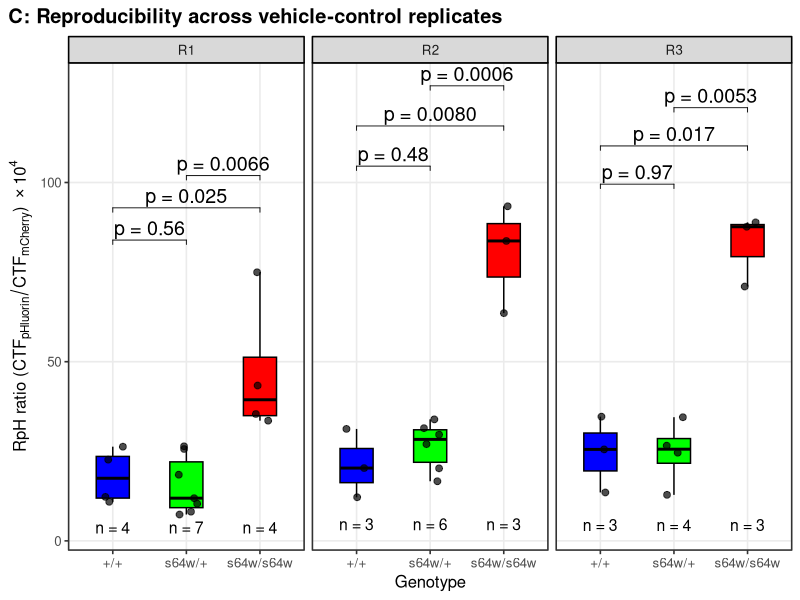
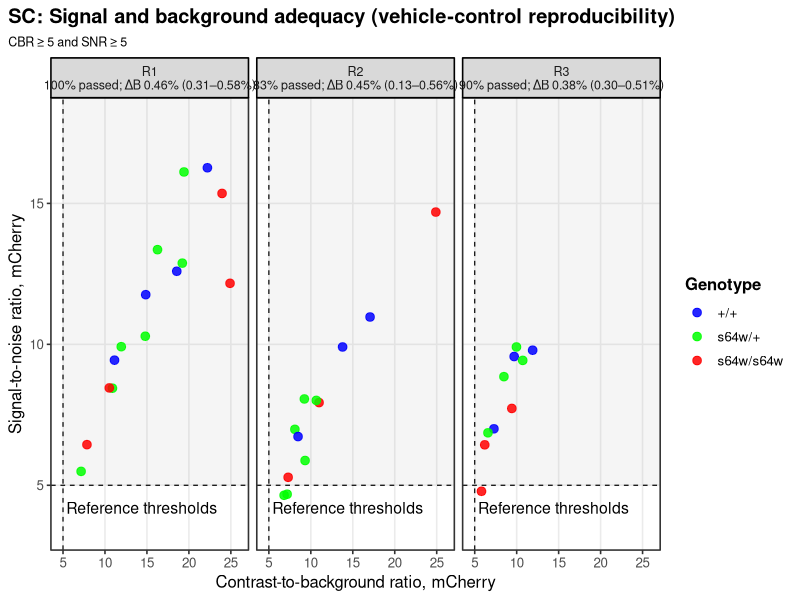
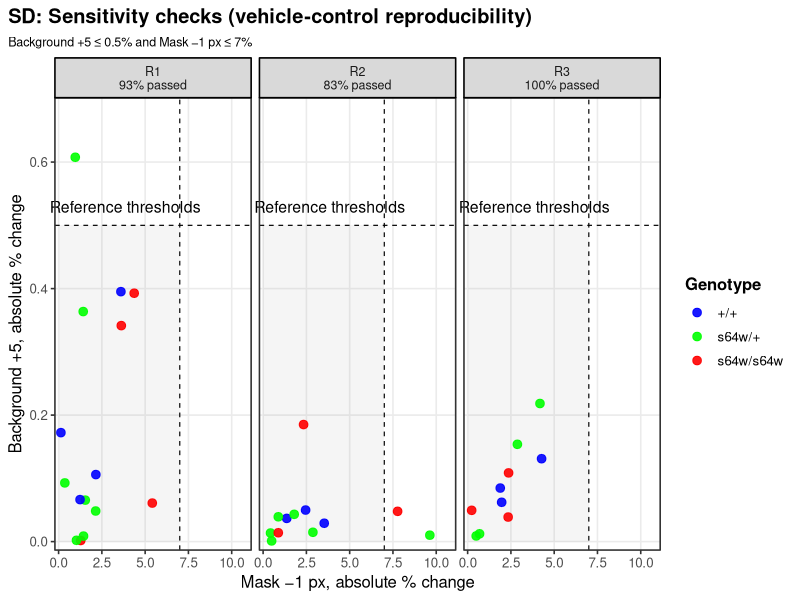

Write R code to recreate these figures, in order.
library(dplyr)
library(emmeans)
library(ggplot2)
library(ggpubr)
library(purrr)
library(readxl)
library(sandwich)
library(tidyr)

# Import and prepare vehicle-control replicate data
df_vehicle_raw <- read_excel("data/cg_RpH/R1-R3.xlsx")

scale_factor <- 1e4
df_vehicle <- df_vehicle_raw %>%
  mutate(Genotype = factor(Genotype,
                           levels = c("+/+", "s64w/+", "s64w/s64w")),
         Replicate = factor(Replicate,
                            levels = c("1", "2", "3"),
                            labels = c("R1", "R2", "R3")),
         CTF_mCherry = IntDen_mC - Area * mean_back_mC,
         CTF_pHluorin = IntDen_pH - Area * mean_back_pH) %>%
  filter(Area > 0,
         CTF_mCherry > 0,
         CTF_pHluorin > 0) %>%
  mutate(RpH_ratio = CTF_pHluorin / CTF_mCherry,
         RpH_ratio_plot = scale_factor * RpH_ratio,
         log_RpH_ratio = log(RpH_ratio))

# Statistical analysis within each replicate
vehicle_contrasts <- df_vehicle %>%
  split(.$Replicate) %>%
  imap_dfr(function(data_rep, replicate_name) {
    fit <- lm(log_RpH_ratio ~ Genotype,
              data = data_rep)
  vcov_hc3 <- sandwich::vcovHC(fit,
                               type = "HC3")
  emmeans(fit,
          ~ Genotype,
          vcov. = vcov_hc3) %>%
    contrast(method = "pairwise",
             adjust = "holm") %>%
    summary(infer = TRUE) %>%
    as.data.frame() %>%
    mutate(Replicate = replicate_name)}) %>%
  mutate(Replicate = factor(Replicate,
                            levels = c("R1", "R2", "R3")))

format_p <- function(p) {
  case_when(is.na(p) ~ NA_character_,
            p < 1e-4 ~ paste0("p = ",
                              format(signif(p, 3), scientific = TRUE)),
            p < 0.01 ~ paste0("p = ",
                              formatC(p, format = "f", digits = 4)),
            p < 0.10 ~ paste0("p = ",
                              formatC(p, format = "f", digits = 3)),
            TRUE ~ paste0("p = ",
                          formatC(p, format = "f", digits = 2)))}

# Prepare statistical annotations
genotype_levels <- levels(df_vehicle$Genotype)

x_centres <- setNames(seq_along(genotype_levels),
                      genotype_levels)

replicate_ymax <- df_vehicle %>%
  group_by(Replicate) %>%
  summarise(ymax = max(RpH_ratio_plot, na.rm = TRUE),
            .groups = "drop")

stats_vehicle <- vehicle_contrasts %>%
  separate(contrast,
           into = c("group1", "group2"),
           sep = " - ",
           remove = FALSE) %>%
  mutate(group1 = trimws(gsub("[`()]", "", group1)),
         group2 = trimws(gsub("[`()]", "", group2))) %>%
  group_by(Replicate) %>%
  mutate(comparison_order = row_number()) %>%
  ungroup() %>%
  left_join(replicate_ymax,
            by = "Replicate") %>%
  transmute(Replicate,
            group1,
            group2,
            xmin = as.numeric(x_centres[group1]),
            xmax = as.numeric(x_centres[group2]),
            y.position = ymax * (1.12 + 0.12 * (comparison_order - 1)),
            label = format_p(p.value))

# Samples size
sample_sizes_vehicle <- df_vehicle %>%
  count(Replicate,
        Genotype,
        name = "n") %>%
  left_join(replicate_ymax,
            by = "Replicate") %>%
  mutate(x = as.numeric(x_centres[as.character(Genotype)]),
         y = 0.05 * ymax,
         label = paste0("n = ", n))

# Generate vehicle-control replicate Figure 3C
genotype_colours <- c("+/+" = "blue",
                      "s64w/+" = "green",
                      "s64w/s64w" = "red")

plot_ymax <- max(stats_vehicle$y.position,
                 df_vehicle$RpH_ratio_plot,
                 na.rm = TRUE)

set.seed(1)

figure_3c <- ggplot(df_vehicle,
                    aes(x = Genotype,
                        y = RpH_ratio_plot,
                        fill = Genotype)) +
  facet_wrap(~ Replicate,
             nrow = 1) +
  geom_boxplot(width = 0.45,
               outlier.shape = NA,
               colour = "black") +
  geom_jitter(width = 0.15,
              height = 0,
              size = 2,
              alpha = 0.70) +
  geom_text(data = sample_sizes_vehicle,
            aes(x = x,
                y = y,
                label = label),
            inherit.aes = FALSE,
            size = 4) +
  stat_pvalue_manual(stats_vehicle,
                     label = "label",
                     xmin = "xmin",
                     xmax = "xmax",
                     y.position = "y.position",
                     tip.length = 0.01,
                     size = 5,
                     inherit.aes = FALSE) +
  scale_fill_manual(values = genotype_colours,
                    guide = "none") +
  scale_y_continuous(expand = expansion(mult = c(0.02, 0.04))) +
  coord_cartesian(ylim = c(0, 1.01 * plot_ymax),
                  clip = "off") +
  labs(x = "Genotype",
       y = expression("RpH ratio (" *  CTF[pHluorin] / CTF[mCherry] * ") " %*%  10^4),
       title = "C: Reproducibility across vehicle-control replicates") +
  theme_bw(base_size = 12) +
  theme(panel.grid.minor = element_blank(),
        plot.title.position = "plot",
        plot.title = element_text(hjust = 0,
                                  face = "bold"),
        strip.background = element_rect(fill = "grey85",
                                        colour = "black"),
        strip.text = element_text(face = "plain"),
        legend.position = "right",
        legend.title = element_text(face = "bold"))

figure_3c

# Supplementary Figure S8C: cg-RpH fat-body imaging quality control
cbr_threshold <- 5
snr_threshold <- 5

df_qc_vehicle <- df_vehicle %>%
  mutate(net_mCherry = mean_mC - mean_back_mC,
         CBR_mCherry = if_else(mean_back_mC > 0,
                               mean_mC / mean_back_mC,
                               NA_real_),
         SNR_mCherry = if_else(SD_back_mC > 0,
                               net_mCherry / SD_back_mC,
                               NA_real_),
         delta_background = if_else(net_mCherry > 0,
                                    100 * abs(mean_back_g5_mC - mean_back_mC) / net_mCherry,
                                    NA_real_),
         qc_pass = (CBR_mCherry >= cbr_threshold & SNR_mCherry >= snr_threshold)) %>%
  filter(is.finite(CBR_mCherry),
         is.finite(SNR_mCherry),
         is.finite(delta_background))

qc_summary_vehicle <- df_qc_vehicle %>%
  group_by(Replicate) %>%
  summarise(n = n(),
            pass_rate = mean(qc_pass),
            delta_background_median = median(delta_background),
            delta_background_q1 = quantile(delta_background, 0.25),
            delta_background_q3 = quantile(delta_background, 0.75),
            .groups = "drop") %>%
  mutate(qc_label = sprintf("%d%% passed; \u0394B %.2f%% (%.2f\u2013%.2f%%)",
                            round(100 * pass_rate),
                            delta_background_median,
                            delta_background_q1,
                            delta_background_q3))

replicate_labels <- setNames(paste0(qc_summary_vehicle$Replicate,
                                    "\n",
                                    qc_summary_vehicle$qc_label),
                             qc_summary_vehicle$Replicate)

x_range_vehicle <- range(df_qc_vehicle$CBR_mCherry,
                         na.rm = TRUE)

y_range_vehicle <- range(df_qc_vehicle$SNR_mCherry,
                         na.rm = TRUE)

x_limits_vehicle <- c(min(floor(x_range_vehicle[1]) - 1, cbr_threshold - 1),
                      ceiling(x_range_vehicle[2]) + 1)

y_limits_vehicle <- c(max(0,
                          min(floor(y_range_vehicle[1]) - 1, snr_threshold - 2)),
                      ceiling(y_range_vehicle[2]) + 1)

# Supplementary Figure S8C plot
figure_s7c <- ggplot(df_qc_vehicle,
                     aes(x = CBR_mCherry,
                         y = SNR_mCherry,
                         colour = Genotype)) +
  annotate("rect",
           xmin = cbr_threshold,
           xmax = Inf,
           ymin = snr_threshold,
           ymax = Inf,
           fill = "grey50",
           alpha = 0.08) +
  geom_vline(xintercept = cbr_threshold,
             linetype = "dashed",
             linewidth = 0.4) +
  geom_hline(yintercept = snr_threshold,
             linetype = "dashed",
             linewidth = 0.4) +
  geom_point(size = 2.6,
             alpha = 0.85) +
  annotate("text",
           x = cbr_threshold + 0.4,
           y = snr_threshold - 0.8,
           label = "Reference thresholds",
           hjust = 0,
           size = 4) +
  facet_wrap(~ Replicate,
             nrow = 1,
             labeller = as_labeller(replicate_labels)) +
  scale_colour_manual(values = genotype_colours,
                      breaks = names(genotype_colours),
                      name = "Genotype") +
  scale_x_continuous(expand = expansion(mult = c(0.02, 0.05))) +
  scale_y_continuous(expand = expansion(mult = c(0.02, 0.05))) +
  coord_cartesian(xlim = x_limits_vehicle,
                  ylim = y_limits_vehicle,
                  clip = "off") +
  labs(x = "Contrast-to-background ratio, mCherry",
       y = "Signal-to-noise ratio, mCherry",
       title = "SC: Signal and background adequacy (vehicle-control reproducibility)",
       subtitle = "CBR \u2265 5 and SNR \u2265 5") +
  guides(colour = guide_legend(order = 1)) +
  theme_bw(base_size = 12) +
  theme(panel.grid.minor = element_blank(),
        plot.title.position = "plot",
        plot.title = element_text(hjust = 0,
                                  face = "bold"),
        plot.subtitle = element_text(size = 9),
        strip.background = element_rect(fill = "grey85",
                                        colour = "black"),
        strip.text = element_text(face = "plain",
                                  size = 9),
        legend.position = "right",
        legend.title = element_text(face = "bold"))

figure_s7c

# Supplementary Figure S8D: Sensitivity checks for vehicle-control replicates
background_threshold <- 0.5
mask_threshold <- 7

df_sensitivity_vehicle <- df_vehicle %>%
  mutate(CTF_mCherry_bg5 = IntDen_mC - Area * mean_back_g5_mC,
         CTF_pHluorin_bg5 = IntDen_pH - Area * mean_back_g5_pH,   
         CTF_mCherry_mask1 = IntDen_mC_tight - Area_tight * mean_back_mC,
         CTF_pHluorin_mask1 = IntDen_pH_tight - Area_tight * mean_back_pH) %>%
  mutate(RpH_ratio_bg5 = if_else(CTF_mCherry_bg5 > 0 & CTF_pHluorin_bg5 > 0,
                                 CTF_pHluorin_bg5 / CTF_mCherry_bg5,
                                 NA_real_),
         RpH_ratio_mask1 = if_else(CTF_mCherry_mask1 > 0 & CTF_pHluorin_mask1 > 0,
                                   CTF_pHluorin_mask1 / CTF_mCherry_mask1,
                                   NA_real_)) %>%
  mutate(background_change = 100 * abs(RpH_ratio_bg5 - RpH_ratio) / RpH_ratio,
         mask_change =  100 * abs(RpH_ratio_mask1 - RpH_ratio) / RpH_ratio,
         sensitivity_pass = background_change <= background_threshold & mask_change <= mask_threshold) %>%
  filter(RpH_ratio > 0,
         is.finite(background_change),
         is.finite(mask_change))

sensitivity_summary_vehicle <- df_sensitivity_vehicle %>%
  group_by(Replicate) %>%
  summarise(n = n(),
            pass_rate = mean(sensitivity_pass),
            background_median = median(background_change),
            background_q1 = quantile(background_change, 0.25),
            background_q3 = quantile(background_change, 0.75),
            mask_median = median(mask_change),
            mask_q1 = quantile(mask_change, 0.25),
            mask_q3 = quantile(mask_change, 0.75),
            .groups = "drop") %>%
  mutate(sensitivity_label = sprintf("%d%% passed",
                                     round(100 * pass_rate)))

replicate_labels_sensitivity <- setNames(paste0(sensitivity_summary_vehicle$Replicate,
                                                "\n",
                                                sensitivity_summary_vehicle$sensitivity_label),
                                         sensitivity_summary_vehicle$Replicate)

x_max_sensitivity_vehicle <- 1.10 * max(mask_threshold,
                                        df_sensitivity_vehicle$mask_change,
                                        na.rm = TRUE)
y_max_sensitivity_vehicle <- 1.10 * max(background_threshold,
                                        df_sensitivity_vehicle$background_change,
                                        na.rm = TRUE)

# Supplementary Figure S8D plot
figure_s7d <- ggplot(df_sensitivity_vehicle,
                     aes(x = mask_change,
                         y = background_change,
                         colour = Genotype)) +
  annotate("rect",
           xmin = 0,
           xmax = mask_threshold,
           ymin = 0,
           ymax = background_threshold,
           fill = "grey50",
           alpha = 0.08) +
  geom_vline(xintercept = mask_threshold,
             linetype = "dashed",
             linewidth = 0.4) +
  geom_hline(yintercept = background_threshold,
             linetype = "dashed",
             linewidth = 0.4) +
  geom_point(size = 2.6,
             alpha = 0.90) +
  annotate("text",
           x = 0.55 * mask_threshold,
           y = 1.04 * background_threshold,
           label = "Reference thresholds",
           hjust = 0.5,
           vjust = 0,
           size = 4) +
  facet_wrap(~ Replicate,
             nrow = 1,
             labeller = as_labeller(replicate_labels_sensitivity)) +
  scale_colour_manual(values = genotype_colours,
                      breaks = names(genotype_colours),
                      name = "Genotype") +
  scale_x_continuous(expand = expansion(mult = c(0.02, 0.05))) +
  scale_y_continuous(expand = expansion(mult = c(0.02, 0.05))) +  
  coord_cartesian(xlim = c(0, x_max_sensitivity_vehicle),
                  ylim = c(0, y_max_sensitivity_vehicle),
                  clip = "off") +
  labs(x = "Mask \u22121 px, absolute % change",
       y = "Background +5, absolute % change",
       title = "SD: Sensitivity checks (vehicle-control reproducibility)",
       subtitle = paste0("Background +5 \u2264 ",
                         background_threshold,
                         "% and Mask \u22121 px \u2264 ",
                         mask_threshold,
                         "%")) +
  guides(colour = guide_legend(order = 1)) +
  theme_bw(base_size = 12) +
  theme(panel.grid.minor = element_blank(),
        plot.title.position = "plot",
        plot.title = element_text(hjust = 0,
                                  face = "bold"),
        plot.subtitle = element_text(size = 9),
        strip.background = element_rect(fill = "grey85",
                                        colour = "black"),
        strip.text = element_text(face = "plain",
                                  size = 9),
        legend.position = "right",
        legend.title = element_text(face = "bold"))

figure_s7d
